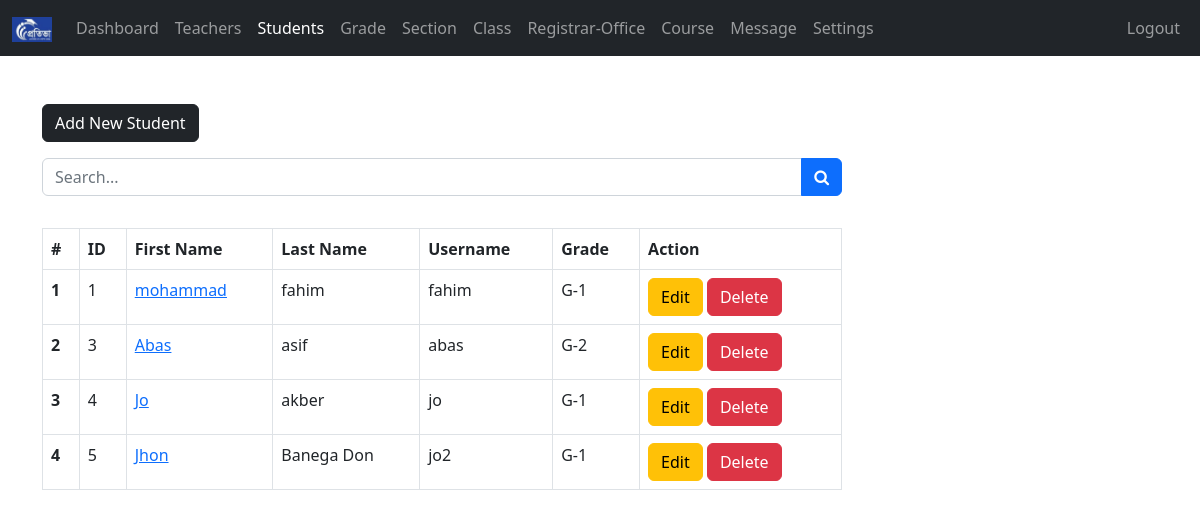
The page /admin/student.php (signed in) on the database its author committed.
### tables this page shows
CREATE TABLE `students` (
  `student_id` int(11) NOT NULL,
  `username` varchar(127) NOT NULL,
  `password` varchar(255) NOT NULL,
  `fname` varchar(127) NOT NULL,
  `lname` varchar(255) NOT NULL,
  `grade` int(11) NOT NULL,
  `section` int(11) NOT NULL,
  `address` varchar(31) NOT NULL,
  `gender` varchar(7) NOT NULL,
  `email_address` varchar(255) NOT NULL,
  `date_of_birth` date NOT NULL,
  `date_of_joined` timestamp NULL DEFAULT current_timestamp(),
  `parent_fname` varchar(127) NOT NULL,
  `parent_lname` varchar(127) NOT NULL,
  `parent_phone_number` varchar(31) NOT NULL
);

CREATE TABLE `grades` (
  `grade_id` int(11) NOT NULL,
  `grade` varchar(31) NOT NULL,
  `grade_code` varchar(7) NOT NULL
);

### admin/data/student.php (called while the page is built, shortened)
<?php
function getAllStudents($conn){
  $sql = "SELECT * FROM students";
  $stmt = $conn->prepare($sql);
  $stmt->execute();
  if ($stmt->rowCount() >= 1) {
    $students = $stmt->fetchAll();
    return $students;
  }else {
  return 0;
  }
}

### admin/data/grade.php (called while the page is built, shortened)
<?php
function getGradeById($grade_id, $conn){
  $sql = "SELECT * FROM grades
          WHERE grade_id=?";
  $stmt = $conn->prepare($sql);
  $stmt->execute([$grade_id]);
  if ($stmt->rowCount() == 1) {
    $grade = $stmt->fetch();
    return $grade;
  }else {
    return 0;
  }
}

### admin/student.php (the view, shortened to what this page needs)
<?php
if (isset($_SESSION['admin_id']) &&
  isset($_SESSION['role'])) {
  if ($_SESSION['role'] == 'Admin') {
      include "../DB_connection.php";
      include "data/student.php";
      include "data/grade.php";
      $students = getAllStudents($conn);
?>
<!DOCTYPE html>
<html lang="en">
<head>
<link rel="stylesheet" href="https://cdn.jsdelivr.net/npm/bootstrap@5.2.0/dist/css/bootstrap.min.css">
<link rel="stylesheet" href="../css/style.css">
<link rel="stylesheet" href="https://cdnjs.cloudflare.com/ajax/libs/font-awesome/4.7.0/css/font-awesome.min.css">
</head>
<body>
  <?php
      include "inc/navbar.php";
      if ($students != 0) {
    ?>
    <div class="container mt-5">
      <a href="student-add.php"
          class="btn btn-dark">Add New Student</a>
          <form action="student-search.php"
                class="mt-3 n-table"
                method="get">
            <div class="input-group mb-3">
              <input type="text"
                      class="form-control"
                      name="searchKey"
                      placeholder="Search...">
              <button class="btn btn-primary">
                      <i class="fa fa-search"
                          aria-hidden="true"></i>
                    </button>
            </div>
          </form>
          <div class="table-responsive">
            <table class="table table-bordered mt-3 n-table">
              <thead>
                <tr>
                  <th scope="col">#</th>
                  <th scope="col">ID</th>
                  <th scope="col">First Name</th>
                  <th scope="col">Last Name</th>
                  <th scope="col">Username</th>
                  <th scope="col">Grade</th>
                  <th scope="col">Action</th>
                </tr>
              </thead>
              <tbody>
                <?php $i = 0; foreach ($students as $student ) {
                  $i++;  ?>
                <tr>
                  <th scope="row"><?=$i?></th>
                  <td><?=$student['student_id']?></td>
                  <td>
                    <a href="student-view.php?student_id=<?=$student['student_id']?>">
                      <?=$student['fname']?>
                    </a>
                  </td>
                  <td><?=$student['lname']?></td>
                  <td><?=$student['username']?></td>
                  <td>
                    <?php
                          $grade = $student['grade'];
                          $g_temp = getGradeById($grade, $conn);
                          if ($g_temp != 0) {
                            echo $g_temp['grade_code'].'-'.
                                    $g_temp['grade'];
                          }
                      ?>
                  </td>
                  <td>
                      <a href="student-edit.php?student_id=<?=$student['student_id']?>"
                          class="btn btn-warning">Edit</a>
                      <a href="student-delete.php?student_id=<?=$student['student_id']?>"
                          class="btn btn-danger">Delete</a>
                  </td>
                </tr>
              <?php } ?>
              </tbody>
            </table>
          </div>
        <?php } ?>
    </div>
</body>
</html>
<?php
}else {
  header("Location: ../login.php");
  exit;
}
}else {
header("Location: ../login.php");
exit;
}
?>

### css/style.css (style rules this page uses)
.n-table { max-width: 800px; }

### rows shown on the page
students: student_id "1", fname "mohammad", lname "fahim", username "fahim", grades.grade_code "G", grades.grade "1"
students: student_id "3", fname "Abas", lname "asif", username "abas", grades.grade_code "G", grades.grade "2"
students: student_id "4", fname "Jo", lname "akber", username "jo", grades.grade_code "G", grades.grade "1"
students: student_id "5", fname "Jhon", lname "Banega Don", username "jo2", grades.grade_code "G", grades.grade "1"
